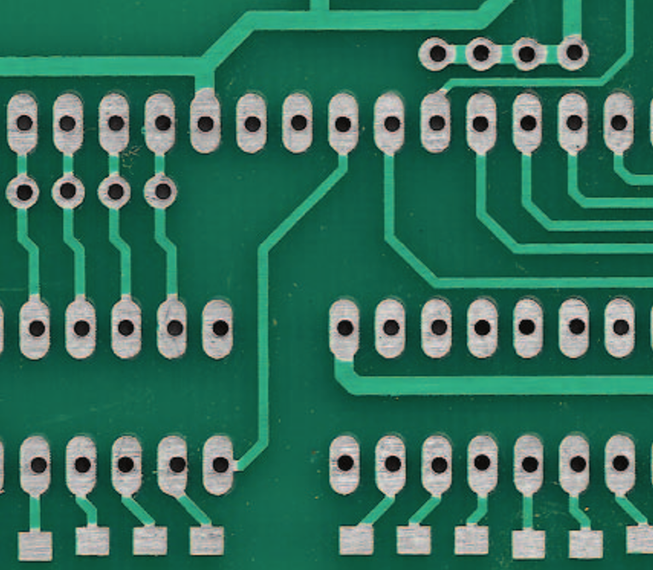
#> input picture PCB1.png, 653 x 570 px, shrunk from 766 x 669 before the run
$ jupyter execute 'Defect Detection of PCB.ipynb'   (older library calls are emulated)
#> lines starting #> are read from the running program, lines starting #| are printed output that depends on the picture; after the words box and inside, x2 and y2 are one past the last pixel; in counts of white or black regions, pixels touching at a corner belong together
[cell 1]
import cv2
import numpy as np
from sklearn.cluster import KMeans
from matplotlib import pyplot as plt

[cell 2]
# 读取图片和基本数据
src = cv2.imread('PCB1.png')
#> src is the input picture: shape (570, 653, 3); mean B, G, R 91.4, 112.1, 51
dst = cv2.imread('PCB2.png')
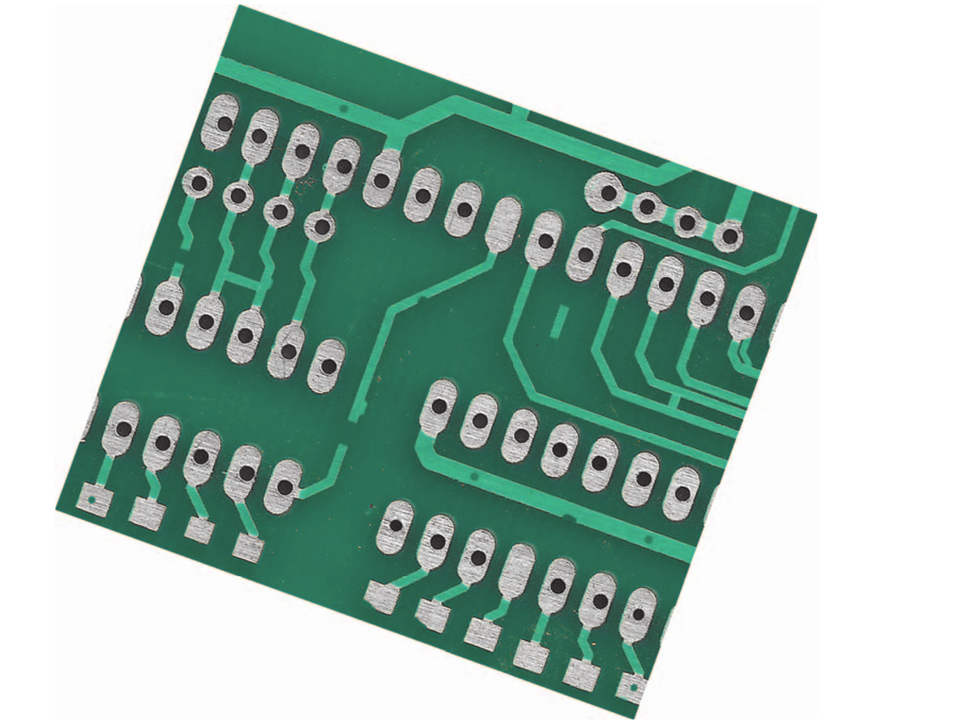
#> input picture PCB2.png, 970 x 727 px, shrunk from 1138 x 853 before the run
#> dst is the input picture: shape (727, 970, 3); mean B, G, R 184.1, 192.6, 168.9
src = cv2.cvtColor(src, cv2.COLOR_BGR2RGB)
dst = cv2.cvtColor(dst, cv2.COLOR_BGR2RGB)
rows, cols, _ = src.shape
#> rows = 570; cols = 653

[cell 3]
# 采用sift描述子,提取特征
sift = cv2.xfeatures2d.SIFT_create()
kp1, des1 = sift.detectAndCompute(src,None)
#> kp1 = 1726 keypoints; strongest (x, y, size): (482, 328, 9.7), (527, 327, 9.5), (482, 462, 9.6), (620, 463, 9.7)
kp2, des2 = sift.detectAndCompute(dst,None)
#> kp2 = 2203 keypoints; strongest (x, y, size): (560, 449, 8.9), (396, 525, 7.6), (638, 614, 7.2), (666, 284, 8.8)

# 快速估计最近邻的库匹配
FLANN_INDEX_KDTREE = 0
index_params = dict(algorithm=FLANN_INDEX_KDTREE, trees=5)
search_params = dict(checks=50)
flann = cv2.FlannBasedMatcher(index_params, search_params)

matches = flann.knnMatch(des1,des2,k=2)
#> matches = 1726 matches
matches = [m for m, n in matches if m.distance < 0.7 * n.distance]
#> matches = 275 matches
good = sorted(matches, key = lambda x:x.distance)
#> good = 275 matches

# 得到求解透视变换的点
src_pts = np.float32([kp1[m.queryIdx].pt for m in good]).reshape(-1,1,2)
#> src_pts = 275 rows, first 8: [379.5, 464.9], [69.23, 330.8], [136.6, 136.4], [493.5, 330.9], [401, 321.1], [469.1, 125], [488.4, 192.4], [149.8, 117.9]
dst_pts = np.float32([kp2[m.trainIdx].pt for m in good]).reshape(-1,1,2)
#> dst_pts = 275 rows, first 8: [425.8, 539], [194.4, 320.1], [316.4, 169.8], [568.8, 455.5], [490.8, 417.9], [613.4, 267.2], [613.1, 319.2], [334.1, 157.8]

# 求解模板图像到待检测图像的变换矩阵
M, mask = cv2.findHomography(src_pts, dst_pts, cv2.RANSAC,5.0)
#> M = [[0.885, -0.322, 239.5], [0.322, 0.885, 5.33], [2.9e-06, -6.69e-07, 1]]; mask = 275 values, max 1 at index 0, min 0 at index 6, mean 0.665

# 变换矩阵计算得到掩码，然后再次优化输出的匹配点
matchesMask = mask.ravel().tolist()
#> matchesMask has the same summary as mask
draw_params = dict(matchColor=(0, 255, 0), singlePointColor=(0, 0, 255), matchesMask=matchesMask[:20])
#> draw_params = {'matchColor': (0, 255, 0), 'singlePointColor': (0, 0, 255), 'matchesMask': [1, 1, 1, 1, 1, 1, 0, 1, 0, 1, 1, 1, 1, 1, 1, 1, 1, 1, 1, 1]}

img = cv2.drawMatches(src,kp1,dst,kp2,good[:20],None,**draw_params)

print('模板图像到待检测图像的变换矩阵：\n', M)
#| 模板图像到待检测图像的变换矩阵：
#|  [[ 8.84799791e-01 -3.21986152e-01  2.39524200e+02]
#|  [ 3.22383205e-01  8.84830698e-01  5.32678635e+00]
#|  [ 2.89673722e-06 -6.68765930e-07  1.00000000e+00]]
print('待检测图像匹配结果：')
plt.figure(figsize=(15, 15))
plt.imshow(img, 'gray')

[cell 4]
temp1 = cv2.cvtColor(src, cv2.COLOR_RGB2GRAY)

plt.figure(figsize=(15, 15))
plt.subplot(4, 2, 1)
plt.title('Template image')
plt.imshow(temp1, 'gray')
plt.subplot(4, 2, 2)
_ = plt.hist(temp1.reshape(-1), bins=256, density=True,histtype='stepfilled', color='steelblue')

# 直方图均衡化
temp1 = cv2.normalize(temp1,None,0,255,cv2.NORM_MINMAX)
plt.subplot(4, 2, 3)
plt.title('Template image after histogram equalization')
plt.imshow(temp1, 'gray')
plt.subplot(4, 2, 4)
_ = plt.hist(temp1.reshape(-1), bins=256, density=True,histtype='stepfilled', color='steelblue')

# 中值滤波
temp1 = cv2.medianBlur(temp1, 7)
plt.subplot(4, 2, 5)
plt.title('Template image after median filtering')
plt.imshow(temp1, 'gray')
plt.subplot(4, 2, 6)
_ = plt.hist(temp1.reshape(-1), bins=256, density=True,histtype='stepfilled', color='steelblue')

# 锐化
kernel = np.array([[0, -1, 0],
                   [-1, 5, -1],
                   [0, -1, 0]], dtype=np.float32)
temp1 = cv2.filter2D(temp1, -1, kernel)
plt.subplot(4, 2, 7)
plt.title('Template image after sharpening')
plt.imshow(temp1, 'gray')
plt.subplot(4, 2, 8)
_ = plt.hist(temp1.reshape(-1), bins=256, density=True,histtype='stepfilled', color='steelblue')

[cell 5]
label = KMeans(n_clusters=3).fit_predict(temp1.reshape(-1, 1))  #图片聚成4类
label = label.reshape([rows,cols])
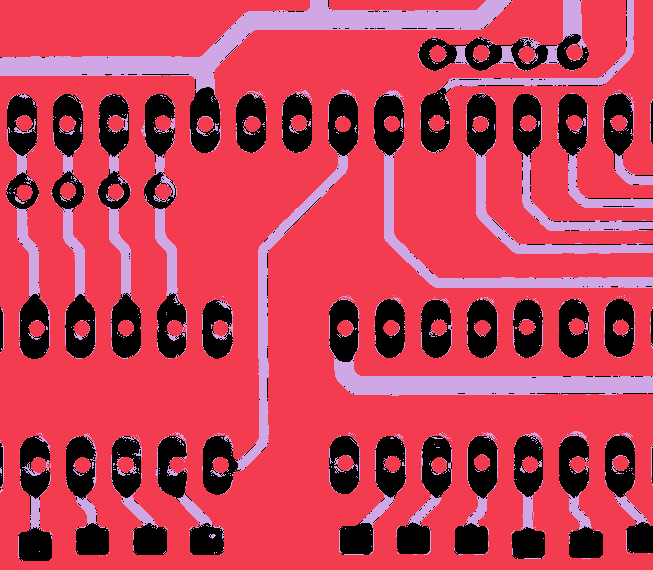
#> label: shape (570, 653) int32; 3 distinct labels, from 0 to 2; one colour per label, 0 black
temp1 = np.zeros(temp1.shape, dtype='uint8')
for i in range(rows):                          #根据所属类别给图片添加灰度
    for j in range(cols):
        temp1[i, j] = int(256/(label[i][j] + 1))
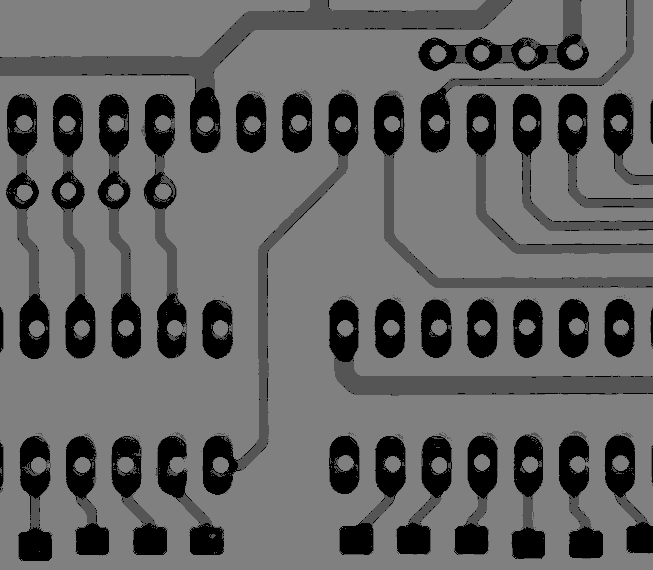
#> temp1: shape (570, 653); min 0, max 128, mean 100.3

plt.figure(figsize=(10, 10))
plt.title('Tamplate image after k-means')
plt.imshow(temp1, 'gray')

[cell 6]
# 模板图像
# 根据所属类别给图片添加灰度
t1 = np.zeros(temp1.shape, dtype='uint8')
t2 = np.zeros(temp1.shape, dtype='uint8')
t3 = np.zeros(temp1.shape, dtype='uint8')
for i in range(rows):
    for j in range(cols):
        k = label[i][j]
        if k == 0:
            t1[i, j] = 255
        elif k == 1:
            t2[i, j] = 255
        elif k == 2:
            t3[i, j] = 255
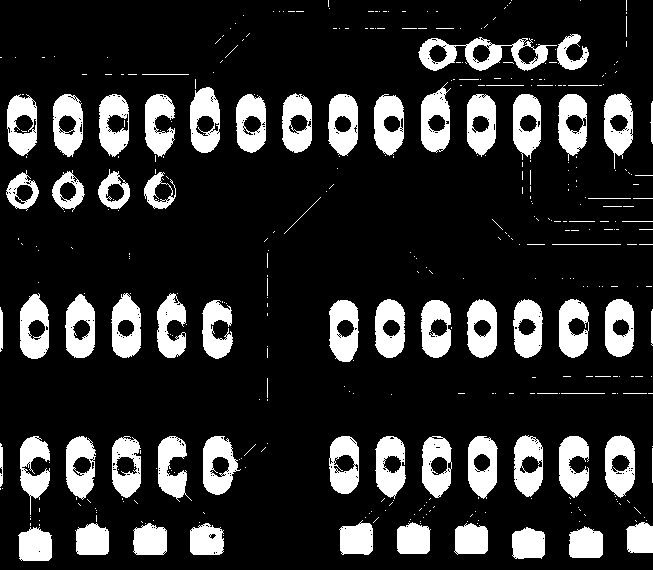
#> t1: shape (570, 653); 17.4% white; 397 white regions (323 under 20 px), largest, box (x1, y1, x2, y2) and area: (418, 37, 557, 71) 1937, (190, 87, 220, 153) 1379, (203, 436, 241, 495) 1346
#> t2: shape (570, 653); 69.9% white; 95 black regions (56 under 20 px), largest, box (x1, y1, x2, y2) and area: (0, 0, 513, 153) 12330, (329, 295, 653, 396) 7640, (202, 89, 359, 495) 6449
#> t3: shape (570, 653); 12.7% white; 1601 white regions (1483 under 20 px), largest, box (x1, y1, x2, y2) and area: (0, 0, 513, 95) 10523, (329, 346, 653, 396) 5978, (383, 152, 653, 288) 3717

# 聚类标签每次不一样，需要排序
if np.sum(t1==255) < np.sum(t2==255):
    t1, t2 = t2, t1
if np.sum(t2==255) < np.sum(t3==255):
    t2, t3 = t3, t2
if np.sum(t1==255) < np.sum(t2==255):
    t1, t2 = t2, t1

# 分割出孔洞
t4 = t2.copy()
mask = np.zeros((rows+2, cols+2), np.uint8)
cv2.floodFill(t4, mask, (0,0), 255) # 满水填充
#> t4: shape (570, 653); 97.4% white; 382 black regions (339 under 20 px), largest, box (x1, y1, x2, y2) and area: (14, 115, 36, 134) 277, (116, 457, 137, 476) 273, (107, 114, 128, 133) 272
for i in range(rows):
    for j in range(cols):
        k = t4[i][j]
        if k == 0:
            t4[i, j] = 255
        else:
            t4[i, j] = 0

src_split = {'Backgroud': t1, 'Soldering pads': t2, 'Wiring tracks': t3, 'Holes': t4}

plt.figure(figsize=(10, 10))
plt.subplot(2, 2, 1)
plt.title('Backgroud of template image')
plt.imshow(src_split['Backgroud'], 'gray')
plt.subplot(2, 2, 2)
plt.title('Soldering pads of template image')
plt.imshow(src_split['Soldering pads'], 'gray')
plt.subplot(2, 2, 3)
plt.title('Wiring tracks of template image')
plt.imshow(src_split['Wiring tracks'], 'gray')
plt.subplot(2, 2, 4)
plt.title('Holes of template image')
plt.imshow(src_split['Holes'], 'gray')

[cell 7]
# 将目标图像投射到源图像坐标上，执行了一次M的求逆
result = cv2.warpPerspective(dst, np.mat(M).I, (cols, rows))
test = cv2.cvtColor(result, cv2.COLOR_RGB2GRAY)

plt.figure(figsize=(15, 15))
plt.subplot(4, 2, 1)
plt.title('Test image')
plt.imshow(test, 'gray')
plt.subplot(4, 2, 2)
_ = plt.hist(test.reshape(-1), bins=256, density=True,histtype='stepfilled', color='steelblue')

# 直方图均衡化
test = cv2.normalize(test,None,0,255,cv2.NORM_MINMAX)
plt.subplot(4, 2, 3)
plt.title('Test image after histogram equalization')
plt.imshow(test, 'gray')
plt.subplot(4, 2, 4)
_ = plt.hist(test.reshape(-1), bins=256, density=True,histtype='stepfilled', color='steelblue')

# 中值滤波
test = cv2.medianBlur(test, 7)
plt.subplot(4, 2, 5)
plt.title('Test image after median filtering')
plt.imshow(test, 'gray')
plt.subplot(4, 2, 6)
_ = plt.hist(test.reshape(-1), bins=256, density=True,histtype='stepfilled', color='steelblue')

# 锐化
kernel = np.array([[0, -1, 0],
                   [-1, 5, -1],
                   [0, -1, 0]], dtype=np.float32)
test = cv2.filter2D(test, -1, kernel)
plt.subplot(4, 2, 7)
plt.title('test image after sharpening')
plt.imshow(test, 'gray')
plt.subplot(4, 2, 8)
_ = plt.hist(test.reshape(-1), bins=256, density=True,histtype='stepfilled', color='steelblue')

[cell 8]
# test image k-means分割
label = KMeans(n_clusters=3).fit_predict(test.reshape(-1, 1))  #图片聚成4类
label = label.reshape([rows,cols])
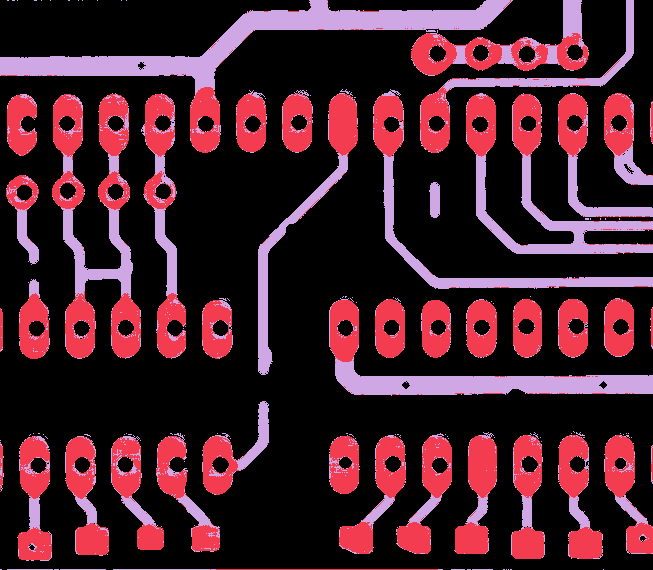
#> label: shape (570, 653) int32; 3 distinct labels, from 0 to 2; one colour per label, 0 black
test = np.zeros(test.shape, dtype='uint8')
for i in range(rows):                          #根据所属类别给图片添加灰度
    for j in range(cols):
        test[i, j] = int(256/(label[i][j] + 1))

plt.figure(figsize=(10, 10))
plt.title('Test image after k-means')
plt.imshow(test, 'gray')

[cell 9]
# 根据所属类别给图片添加灰度
t1 = np.zeros(test.shape, dtype='uint8')
t2 = np.zeros(test.shape, dtype='uint8')
t3 = np.zeros(test.shape, dtype='uint8')
for i in range(rows):
    for j in range(cols):
        k = label[i][j]
        if k == 0:
            t1[i, j] = 255
        elif k == 1:
            t2[i, j] = 255
        elif k == 2:
            t3[i, j] = 255
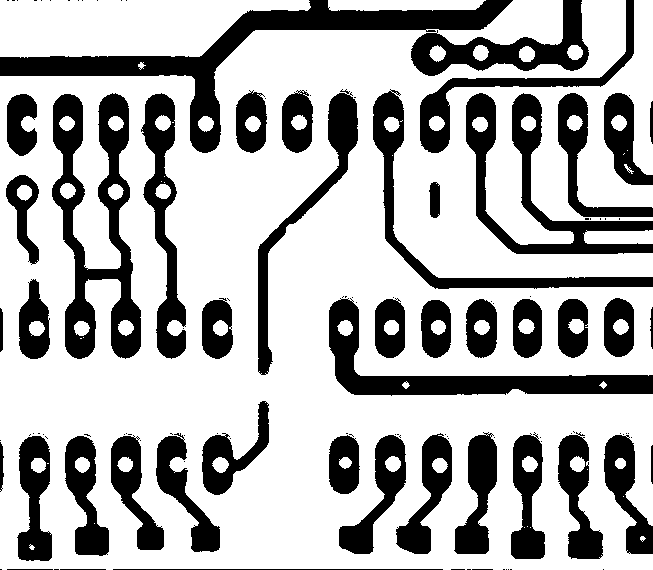
#> t1: shape (570, 653); 69.8% white; 120 black regions (75 under 20 px), largest, box (x1, y1, x2, y2) and area: (0, 0, 513, 153) 12245, (52, 93, 141, 359) 9743, (329, 298, 653, 396) 7430
#> t2: shape (570, 653); 17.3% white; 408 white regions (345 under 20 px), largest, box (x1, y1, x2, y2) and area: (411, 33, 510, 75) 1858, (329, 94, 358, 157) 1504, (468, 435, 497, 498) 1497
#> t3: shape (570, 653); 12.8% white; 1680 white regions (1578 under 20 px), largest, box (x1, y1, x2, y2) and area: (0, 0, 513, 95) 10555, (335, 357, 653, 396) 5807, (476, 152, 653, 254) 4185

# 聚类标签每次不一样，需要排序
if np.sum(t1==255) < np.sum(t2==255):
    t1, t2 = t2, t1
if np.sum(t2==255) < np.sum(t3==255):
    t2, t3 = t3, t2
if np.sum(t1==255) < np.sum(t2==255):
    t1, t2 = t2, t1


# 分割出孔洞
t4 = t2.copy()
mask = np.zeros((rows+2, cols+2), np.uint8)
cv2.floodFill(t4, mask, (0,0), 255) # 满水填充
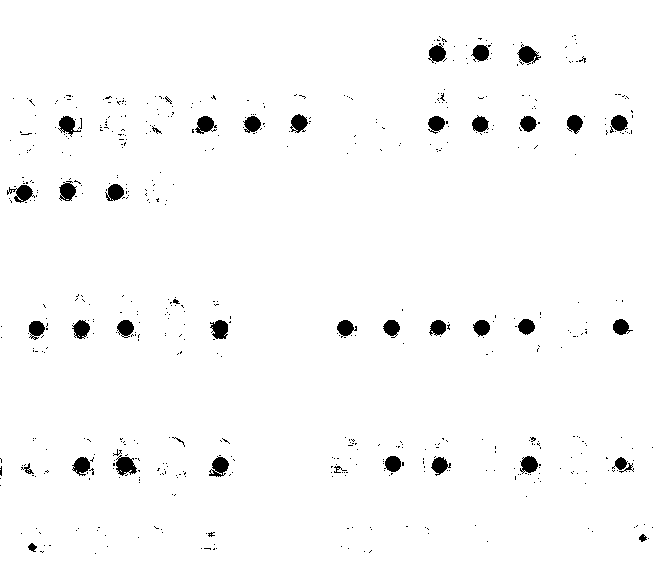
#> t4: shape (570, 653); 97.7% white; 590 black regions (549 under 20 px), largest, box (x1, y1, x2, y2) and area: (116, 455, 137, 476) 282, (517, 44, 541, 65) 264, (209, 456, 229, 477) 256
for i in range(rows):
    for j in range(cols):
        k = t4[i][j]
        if k == 0:
            t4[i, j] = 255
        else:
            t4[i, j] = 0

test_split = {'Backgroud': t1, 'Soldering pads': t2, 'Wiring tracks': t3, 'Holes': t4}

print('Test image:')
plt.figure(figsize=(10, 10))
plt.subplot(2, 2, 1)
plt.title('Backgroud of test image')
plt.imshow(test_split['Backgroud'], 'gray')
plt.subplot(2, 2, 2)
plt.title('Soldering pads of test image')
plt.imshow(test_split['Soldering pads'], 'gray')
plt.subplot(2, 2, 3)
plt.title('Wiring tracks of test image')
plt.imshow(test_split['Wiring tracks'], 'gray')
plt.subplot(2, 2, 4)
plt.title('Holes of test image')
plt.imshow(test_split['Holes'], 'gray')

[cell 10]
pd = [test_split['Soldering pads'] - src_split['Soldering pads'],
      test_split['Wiring tracks'] - src_split['Wiring tracks'],
      test_split['Holes'] - src_split['Holes']]
nd = [src_split['Soldering pads'] - test_split['Soldering pads'],
      src_split['Wiring tracks'] - test_split['Wiring tracks'],
      src_split['Holes'] - test_split['Holes']]
for i in range(3):
    for row in range(rows):
        for col in range(cols):
            if pd[i][row][col] != 255:
                pd[i][row][col] = 0
#> after the loop, pd = 3 items

for i in range(3):
    for row in range(rows):
        for col in range(cols):
            if nd[i][row][col] != 255:
                nd[i][row][col] = 0
#> after the loop, nd = 3 items

kernel = cv2.getStructuringElement(cv2.MORPH_ELLIPSE, (3, 3))
for i in range(3):
    pd[i] = cv2.erode(pd[i], kernel)
    pd[i] = cv2.dilate(pd[i], kernel)
for i in range(3):
    nd[i] = cv2.erode(nd[i], kernel)
    nd[i] = cv2.dilate(nd[i], kernel)


plt.figure(figsize=(15, 15))
plt.subplot(3, 2, 1)
plt.title('Positive Defects of Soldering pads')
plt.imshow(pd[0], 'gray')
plt.subplot(3, 2, 3)
plt.title('Positive Defects of Wiring tracks')
plt.imshow(pd[1], 'gray')
plt.subplot(3, 2, 5)
plt.title('Positive Defects of Holes')
plt.imshow(pd[2], 'gray')

plt.subplot(3, 2, 2)
plt.title('Negative Defects of Soldering pads')
plt.imshow(nd[0], 'gray')
plt.subplot(3, 2, 4)
plt.title('Negative Defects of Wiring tracks')
plt.imshow(nd[1], 'gray')
plt.subplot(3, 2, 6)
plt.title('Negative Defects of Holes')
plt.imshow(nd[2], 'gray')
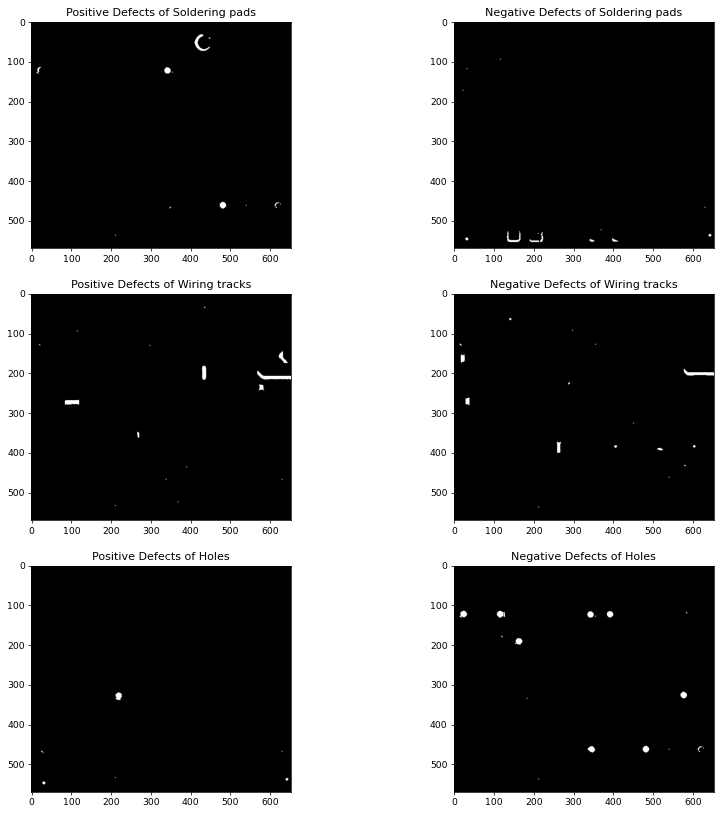
#> figure drawn by matplotlib, 6 panels

[cell 11]
for m in range(len(pd)):
    _, contours, _ = cv2.findContours(pd[m], cv2.RETR_EXTERNAL, cv2.CHAIN_APPROX_SIMPLE)
    for i in range(len(contours)):
        if cv2.contourArea(contours[i]) < 20:
            continue
        x, y, w, h = cv2.boundingRect(contours[i])
        cv2.rectangle(result, (x, y), (x+w, y+h), (255, 0, 0), 2)
#> this loop made 3 passes
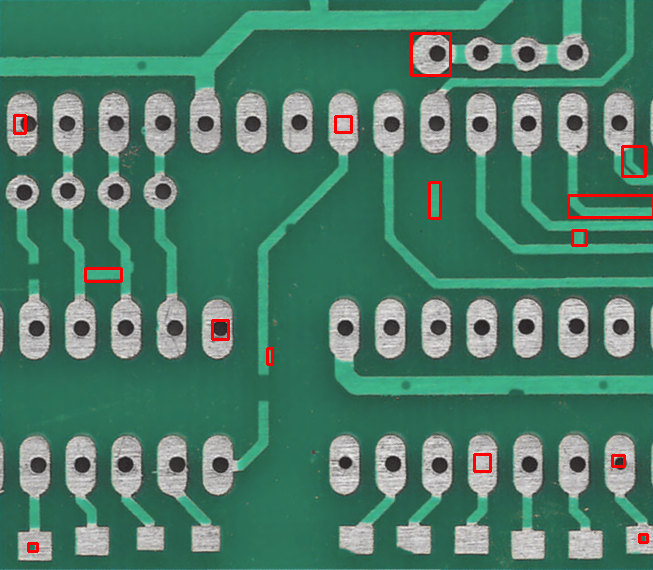
#> result: shape (570, 653, 3); mean R, G, B 74.5, 122.5, 104.1

for m in range(len(nd)):
    _, contours, _ = cv2.findContours(nd[m], cv2.RETR_EXTERNAL, cv2.CHAIN_APPROX_SIMPLE)
    for i in range(len(contours)):
        if cv2.contourArea(contours[i]) < 20:
            continue
        x, y, w, h = cv2.boundingRect(contours[i])
        cv2.rectangle(result, (x, y), (x+w, y+h), (0, 255, 0), 2)
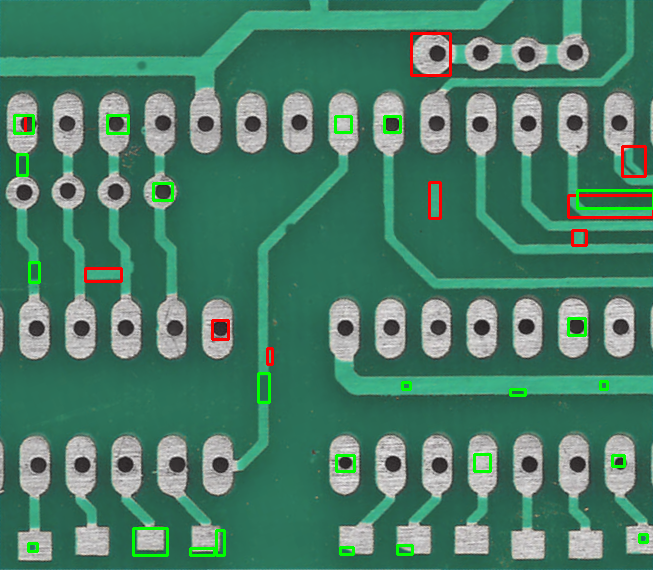
#> result: shape (570, 653, 3); 1.17% of pixels changed, all inside (x1, y1, x2, y2) = (13, 114, 653, 557)

plt.figure(figsize=(15, 15))
plt.subplot(1, 2, 1)
plt.title('template')
plt.imshow(src)
plt.subplot(1, 2, 2)
plt.title('result')
plt.imshow(result)
